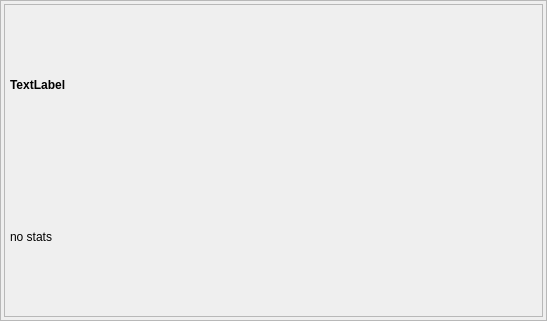
<ui version="4.0" >
 <class>VideoWidget</class>
 <widget class="QWidget" name="VideoWidget" >
  <property name="geometry" >
   <rect>
    <x>0</x>
    <y>0</y>
    <width>547</width>
    <height>321</height>
   </rect>
  </property>
  <property name="focusPolicy" >
   <enum>Qt::StrongFocus</enum>
  </property>
  <property name="windowTitle" >
   <string>Video Display</string>
  </property>
  <property name="windowIcon" >
   <iconset resource="icons/icons_gui.qrc" >:/icons/window-new.png</iconset>
  </property>
  <layout class="QVBoxLayout" >
   <property name="margin" >
    <number>0</number>
   </property>
   <property name="spacing" >
    <number>0</number>
   </property>
   <item>
    <widget class="QFrame" name="bigframe" >
     <property name="frameShape" >
      <enum>QFrame::StyledPanel</enum>
     </property>
     <property name="frameShadow" >
      <enum>QFrame::Raised</enum>
     </property>
     <layout class="QVBoxLayout" >
      <property name="margin" >
       <number>3</number>
      </property>
      <property name="spacing" >
       <number>3</number>
      </property>
      <item>
       <widget class="QFrame" name="videoframe" >
        <property name="autoFillBackground" >
         <bool>true</bool>
        </property>
        <property name="frameShape" >
         <enum>QFrame::StyledPanel</enum>
        </property>
        <property name="frameShadow" >
         <enum>QFrame::Plain</enum>
        </property>
        <property name="lineWidth" >
         <number>1</number>
        </property>
        <layout class="QVBoxLayout" >
         <property name="margin" >
          <number>5</number>
         </property>
         <property name="spacing" >
          <number>4</number>
         </property>
         <item>
          <widget class="QLabel" name="titleLabel" >
           <property name="font" >
            <font>
             <weight>75</weight>
             <bold>true</bold>
            </font>
           </property>
           <property name="autoFillBackground" >
            <bool>false</bool>
           </property>
           <property name="frameShape" >
            <enum>QFrame::NoFrame</enum>
           </property>
           <property name="frameShadow" >
            <enum>QFrame::Sunken</enum>
           </property>
           <property name="text" >
            <string>TextLabel</string>
           </property>
           <property name="margin" >
            <number>2</number>
           </property>
          </widget>
         </item>
         <item>
          <widget class="QLabel" name="statLabel" >
           <property name="minimumSize" >
            <size>
             <width>160</width>
             <height>0</height>
            </size>
           </property>
           <property name="autoFillBackground" >
            <bool>false</bool>
           </property>
           <property name="frameShape" >
            <enum>QFrame::NoFrame</enum>
           </property>
           <property name="frameShadow" >
            <enum>QFrame::Sunken</enum>
           </property>
           <property name="text" >
            <string>no stats</string>
           </property>
           <property name="margin" >
            <number>0</number>
           </property>
           <property name="indent" >
            <number>-1</number>
           </property>
          </widget>
         </item>
        </layout>
       </widget>
      </item>
     </layout>
    </widget>
   </item>
  </layout>
  <action name="actionWindow" >
   <property name="checkable" >
    <bool>true</bool>
   </property>
   <property name="icon" >
    <iconset resource="icons_gui.qrc" >:/icons/window-new.png</iconset>
   </property>
   <property name="text" >
    <string>Toggle Separate Window</string>
   </property>
   <property name="shortcut" >
    <string>Ctrl+W</string>
   </property>
   <property name="shortcutContext" >
    <enum>Qt::WidgetShortcut</enum>
   </property>
  </action>
  <action name="actionFullscreen" >
   <property name="checkable" >
    <bool>true</bool>
   </property>
   <property name="icon" >
    <iconset resource="icons_gui.qrc" >:/icons/view-fullscreen.png</iconset>
   </property>
   <property name="text" >
    <string>Toggle Fullscreen</string>
   </property>
   <property name="shortcut" >
    <string>Ctrl+F</string>
   </property>
   <property name="shortcutContext" >
    <enum>Qt::WidgetShortcut</enum>
   </property>
  </action>
  <action name="actionFlipV" >
   <property name="checkable" >
    <bool>true</bool>
   </property>
   <property name="icon" >
    <iconset resource="icons_gui.qrc" >:/icons/delete_table_row.png</iconset>
   </property>
   <property name="text" >
    <string>Flip Vertically</string>
   </property>
  </action>
  <action name="actionFlipH" >
   <property name="checkable" >
    <bool>true</bool>
   </property>
   <property name="icon" >
    <iconset resource="icons_gui.qrc" >:/icons/delete_table_col.png</iconset>
   </property>
   <property name="text" >
    <string>Flip Horizontally</string>
   </property>
  </action>
  <action name="actionOn" >
   <property name="checkable" >
    <bool>true</bool>
   </property>
   <property name="checked" >
    <bool>true</bool>
   </property>
   <property name="icon" >
    <iconset resource="icons_gui.qrc" >:/icons/application-exit.png</iconset>
   </property>
   <property name="text" >
    <string>Rendering On/Off</string>
   </property>
  </action>
 </widget>
 <resources>
  <include location="icons_gui.qrc" />
 </resources>
 <connections/>
</ui>
